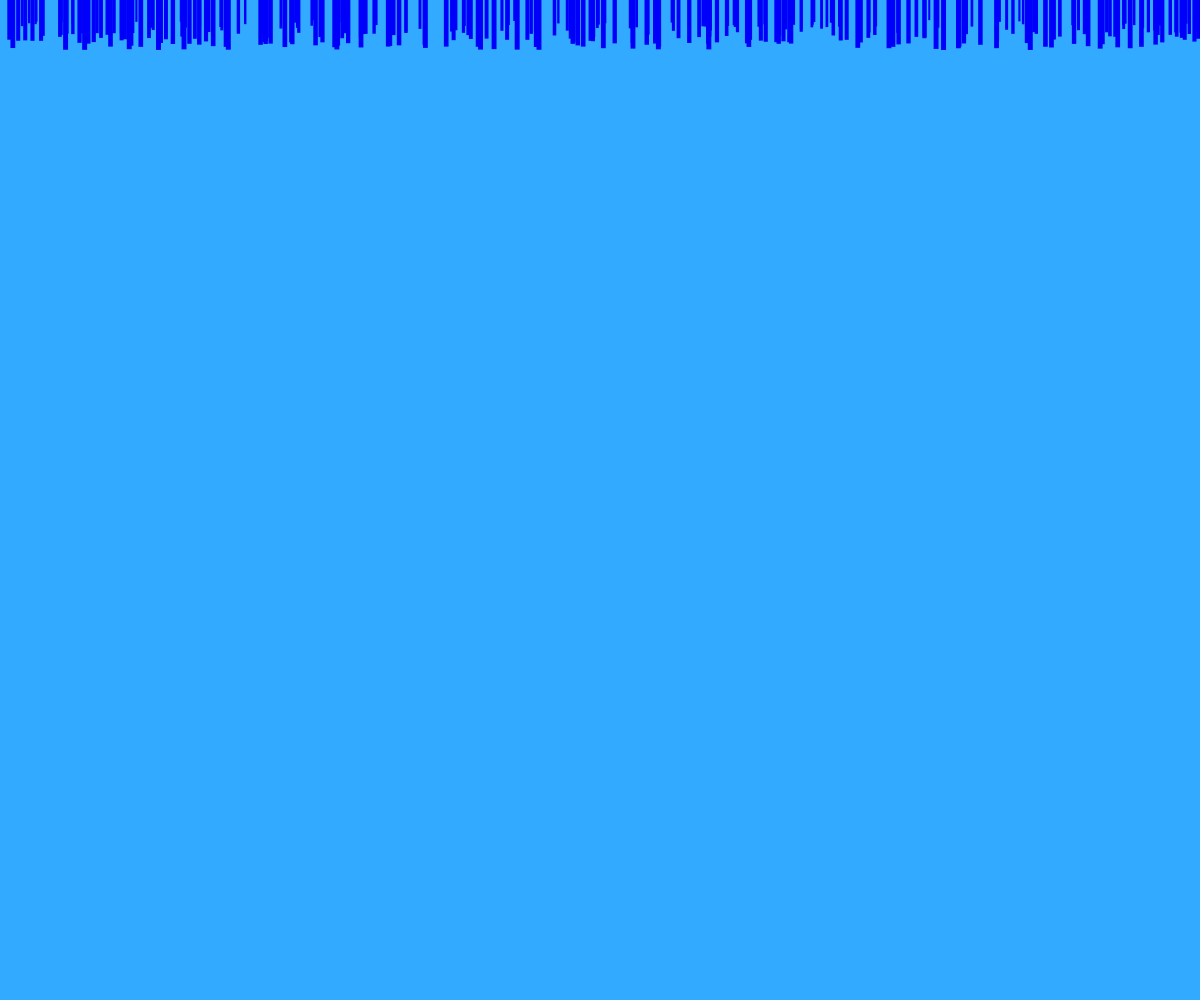
Frame 1 (no input)
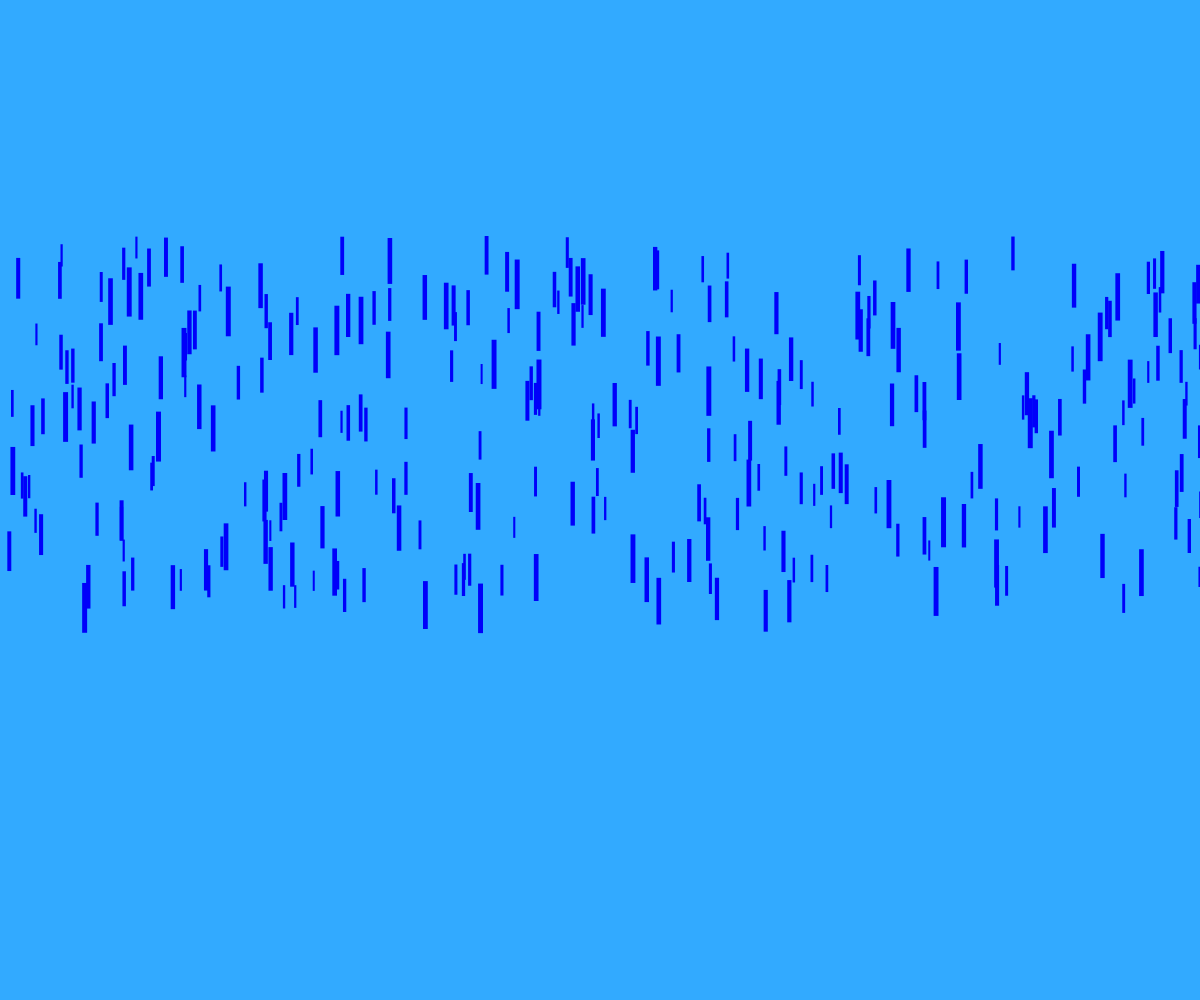
Frame 60 (no input)
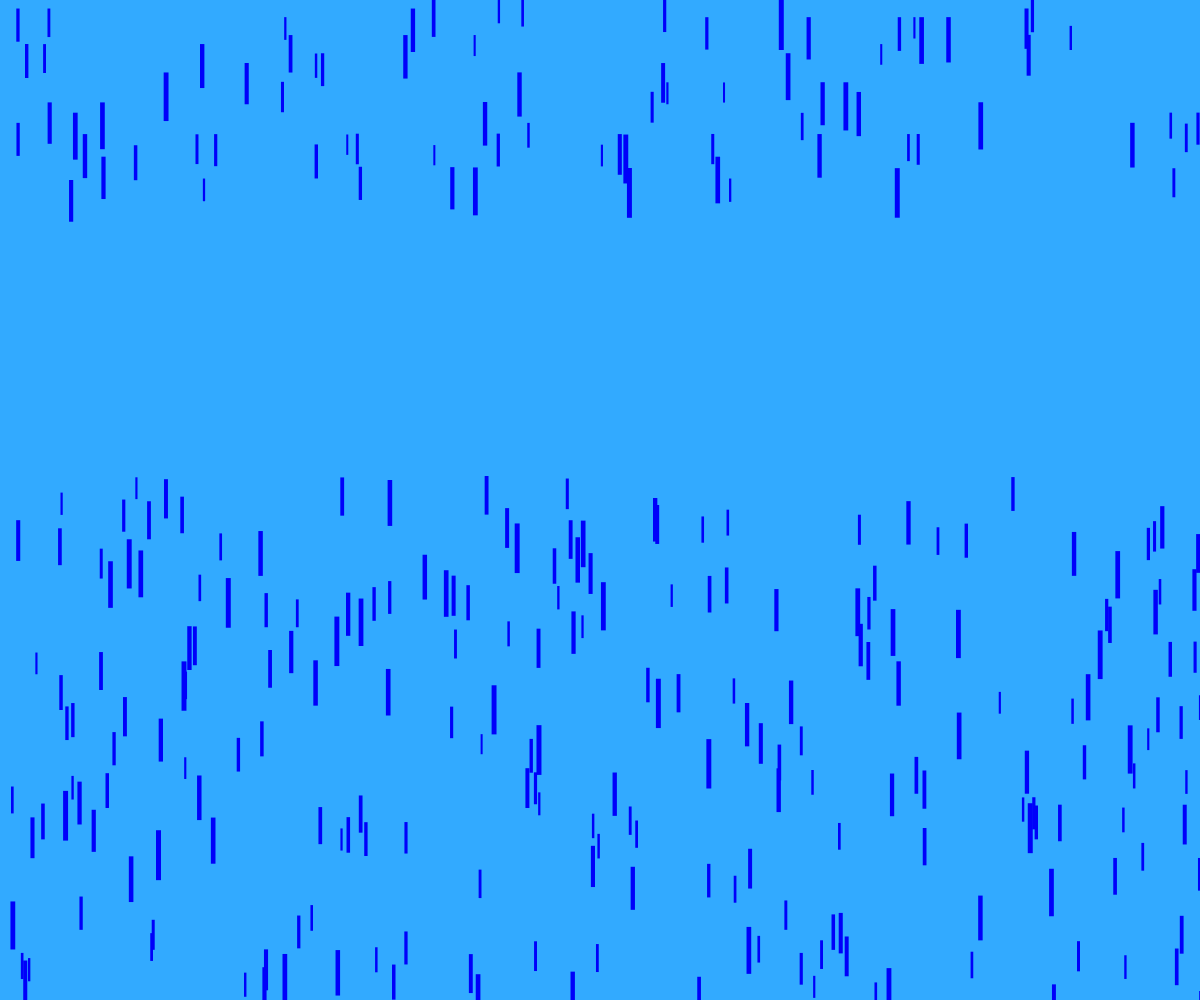
Frame 120 (the mouse pressed at the canvas centre since frame 60)

The p5.js sketch that drew these frames (run headless with seeded random() and noise() and a simulated clock; from frame 60 on, the mouse is pressed at the canvas centre):

// p5.js sketch
// ── sketch.js
let pingos = [];

function setup() {
	createCanvas(windowWidth, windowHeight);
    
    for(let cont = 0; cont < 300; cont++){
        let pingo = new Pingo();
        pingos[cont] = pingo;
    }
}

function draw() {
    background(50, 170, 255);
    
    for(let cont = 0; cont < 300; cont++){
        pingos[cont].criar();
        pingos[cont].atualizar();
    }
    
}

class Pingo{
    
    constructor(){
        this.px = random(5, windowWidth); 
        this.py = 0;
        this.fall = random(4, 10);
        this.larg = random(2, 5);
        this.alt = this.larg * 10;
    }
    
    criar(){
        noStroke();
        fill(0, 0, 250);
        rect(this.px, this.py, this.larg, this.alt);
    }
    
    
    atualizar(){
        this.py = this.py + this.fall;
        
        if(this.py > windowHeight){
           this.py = 0;
           this.px = random(5,windowWidth);
        }
    }
}
